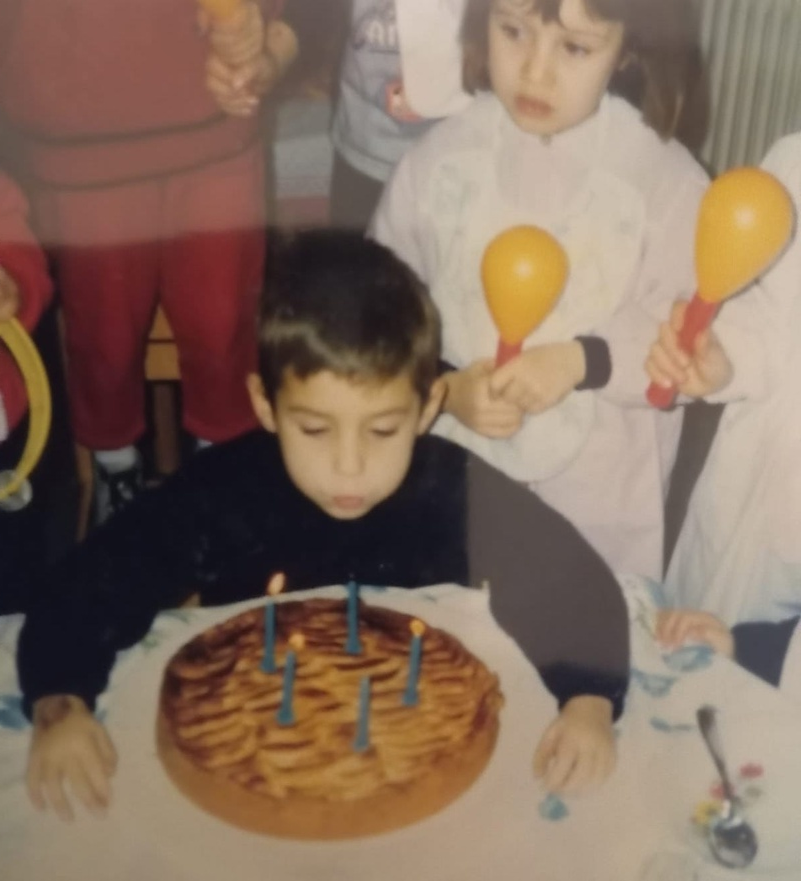
#> input picture exa/childhood-app/etxra luc images/WhatsApp Image 2026-02-19 at 13.20.23 (1).jpeg, 801 x 881 px, shrunk from 1204 x 1324 before the run
$ python -i channels.py   (imports and definitions only)
#> lines starting #> are read from the running program, lines starting #| are printed output that depends on the picture
#> further down, picture is the input picture: shape (881, 801, 3); mean B, G, R 94.8, 110.7, 133.3
# -*- coding: utf-8 -*-

"""
Color Channel Operations
========================

Operations for splitting, extracting, and merging color channels
from images. Essential for machine learning preprocessing and
image analysis tasks.

"""

from __future__ import annotations

from typing import List, Literal, Optional, Tuple, Union

import cv2
import numpy as np
from numpy.typing import NDArray


ChannelName = Literal["red", "green", "blue", "alpha", "r", "g", "b", "a"]


def split_channels(
    image: NDArray[np.uint8],
    color_format: str = "BGR",
) -> Tuple[NDArray[np.uint8], ...]:
    """Split image into individual color channels.

    Separates a color image into its component channels,
    useful for channel-specific processing in ML pipelines.

    Parameters
    ----------
    image : NDArray[np.uint8]
        Input color image (H, W, C).
    color_format : str, optional
        Color format of input: "BGR" (OpenCV default), "RGB".
        Default is "BGR".

    Returns
    -------
    tuple[NDArray[np.uint8], ...]
        Tuple of single-channel images. For RGB/BGR: (R, G, B).
        For RGBA/BGRA: (R, G, B, A).

    Examples
    --------
    >>> import cv2
    >>> img = cv2.imread('image.jpg')
    >>> r, g, b = split_channels(img)
    >>> print(f"Red channel shape: {r.shape}")

    >>> # Display separated channels
    >>> import matplotlib.pyplot as plt
    >>> fig, ax = plt.subplots(1, 3, figsize=(12, 4))
    >>> ax[0].imshow(r, cmap='Reds')
    >>> ax[1].imshow(g, cmap='Greens')
    >>> ax[2].imshow(b, cmap='Blues')
    """
    if image.ndim != 3:
        raise ValueError("Image must have 3 dimensions (H, W, C)")

    channels = cv2.split(image)

    if color_format.upper() in ("BGR", "BGRA"):
        # Convert from BGR to RGB order
        if len(channels) == 3:
            return (channels[2], channels[1], channels[0])
        elif len(channels) == 4:
            return (channels[2], channels[1], channels[0], channels[3])

    return tuple(channels)


# [138 lines left out: functions extract_channel, merge_channels, isolate_channel, not called in this run]


def extract_rgb_arrays(
    image: NDArray[np.uint8],
    color_format: str = "BGR",
) -> Tuple[NDArray[np.uint8], NDArray[np.uint8], NDArray[np.uint8]]:
    """Extract R, G, B as separate colorized images.

    Creates three images where each shows only one color channel
    in its full color representation. Useful for visualization.

    Parameters
    ----------
    image : NDArray[np.uint8]
        Input color image (H, W, C).
    color_format : str, optional
        Color format: "BGR" or "RGB". Default is "BGR".

    Returns
    -------
    tuple[NDArray, NDArray, NDArray]
        (red_image, green_image, blue_image) - Each is (H, W, 3).

    Examples
    --------
    >>> r_img, g_img, b_img = extract_rgb_arrays(img)
    >>> # Display for ML visualization
    >>> plt.subplot(1, 3, 1); plt.imshow(cv2.cvtColor(r_img, cv2.COLOR_BGR2RGB))
    >>> plt.subplot(1, 3, 2); plt.imshow(cv2.cvtColor(g_img, cv2.COLOR_BGR2RGB))
    >>> plt.subplot(1, 3, 3); plt.imshow(cv2.cvtColor(b_img, cv2.COLOR_BGR2RGB))
    """
#> called with color_format = 'BGR'
    r, g, b = split_channels(image, color_format)
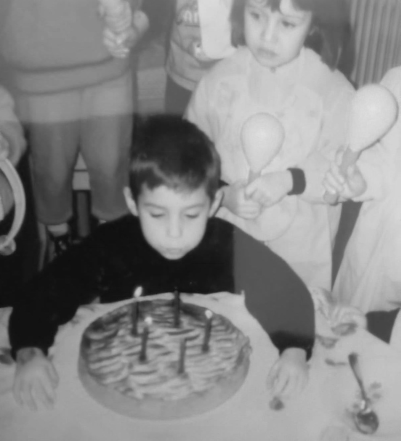
#> r: shape (881, 801) (shown at 1/2 size); min 13, max 228, mean 133.3
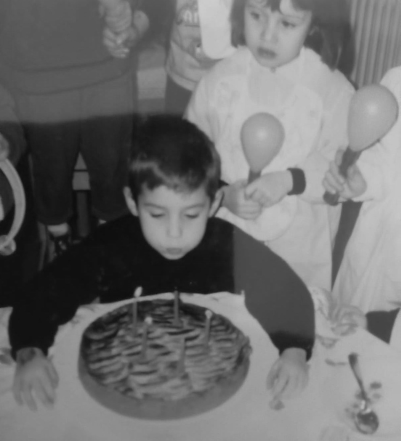
#> g: shape (881, 801) (shown at 1/2 size); min 11, max 205, mean 110.7
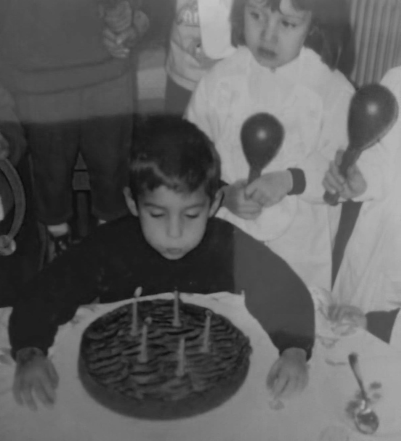
#> b: shape (881, 801) (shown at 1/2 size); min 10, max 196, mean 94.8

    # Create colorized versions
    zeros = np.zeros_like(r)

    if color_format.upper() in ("BGR", "BGRA"):
        red_img = cv2.merge([zeros, zeros, r])
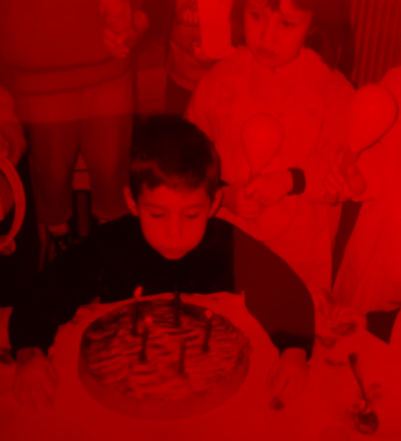
#> red_img: shape (881, 801, 3) (shown at 1/2 size); mean of channels 0, 1, 2 0, 0, 133.3; drawn as B, G, R
        green_img = cv2.merge([zeros, g, zeros])
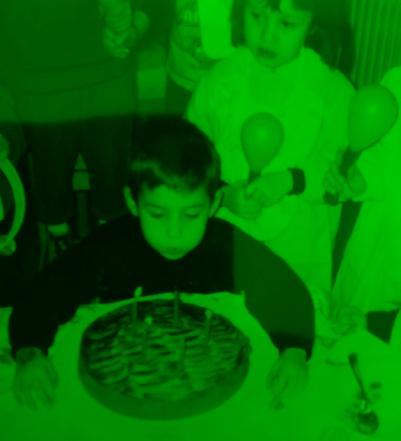
#> green_img: shape (881, 801, 3) (shown at 1/2 size); mean of channels 0, 1, 2 0, 110.7, 0; drawn as B, G, R
        blue_img = cv2.merge([b, zeros, zeros])
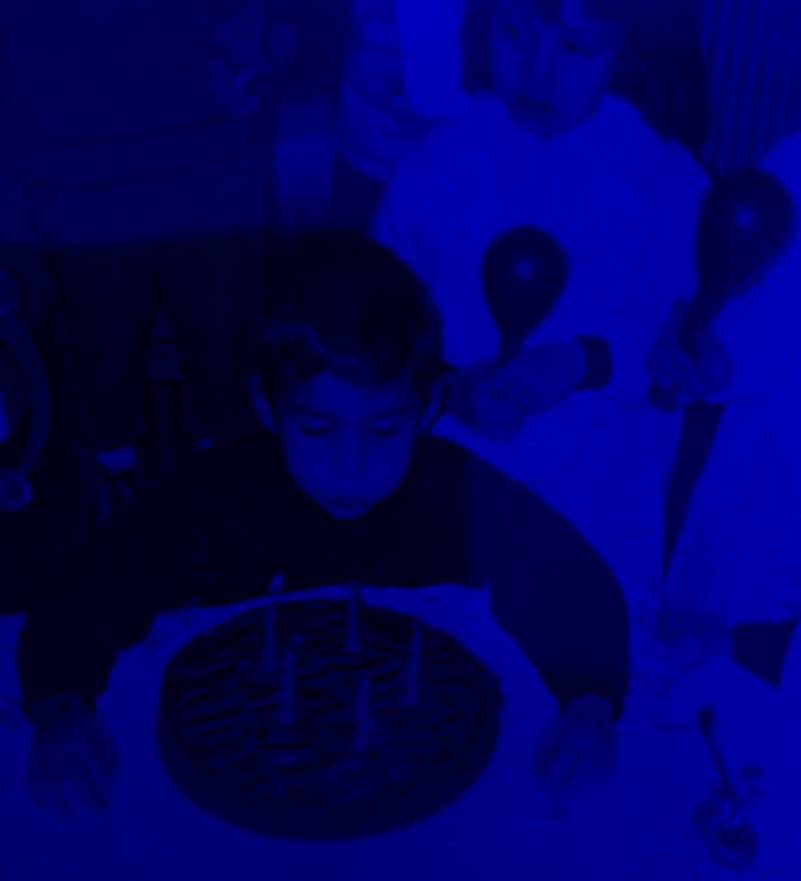
#> blue_img: shape (881, 801, 3); mean of channels 0, 1, 2 94.8, 0, 0; drawn as B, G, R
    else:
        red_img = cv2.merge([r, zeros, zeros])
        green_img = cv2.merge([zeros, g, zeros])
        blue_img = cv2.merge([zeros, zeros, b])

    return red_img, green_img, blue_img


# [61 lines left out: functions swap_channels, channel_to_grayscale_rgb, not called in this run]

>>> import cv2
>>> picture = cv2.imread('../../../../exa/childhood-app/etxra luc images/WhatsApp Image 2026-02-19 at 13.20.23 (1).jpeg')
>>> result = extract_rgb_arrays(picture)

$ run again, on exa/childhood-app/etxra luc images/WhatsApp Image 2026-02-19 at 13.20.25 (1).jpeg
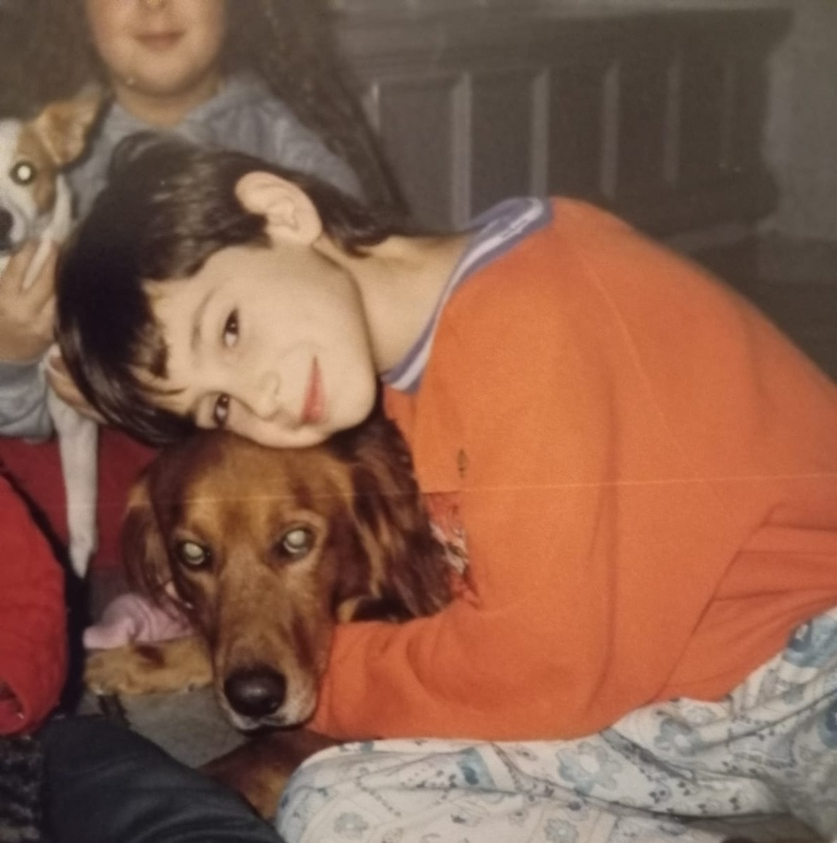
#> input picture exa/childhood-app/etxra luc images/WhatsApp Image 2026-02-19 at 13.20.25 (1).jpeg, 837 x 843 px, shrunk from 1204 x 1214 before the run
#> picture is the input picture: shape (843, 837, 3); mean B, G, R 75, 94.3, 136.1
#> in extract_rgb_arrays, `green_img = cv2.merge([zeros, g, zeros])`:
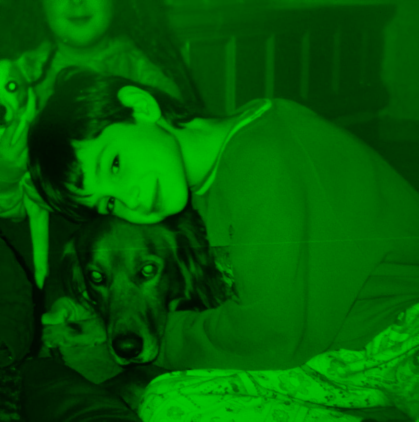
#> green_img: shape (843, 837, 3) (shown at 1/2 size); mean of channels 0, 1, 2 0, 94.3, 0; drawn as B, G, R
#> in extract_rgb_arrays, `blue_img = cv2.merge([b, zeros, zeros])`:
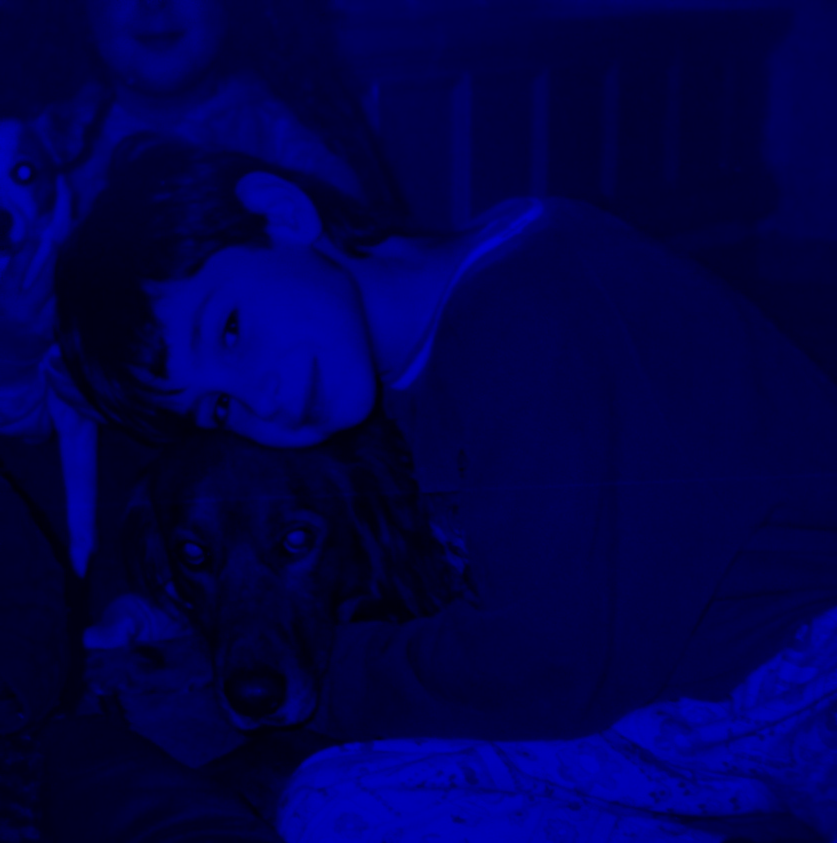
#> blue_img: shape (843, 837, 3); mean of channels 0, 1, 2 75, 0, 0; drawn as B, G, R

$ run again, on exa/childhood-app/etxra luc images/WhatsApp Image 2026-02-19 at 13.20.27 (1).jpeg
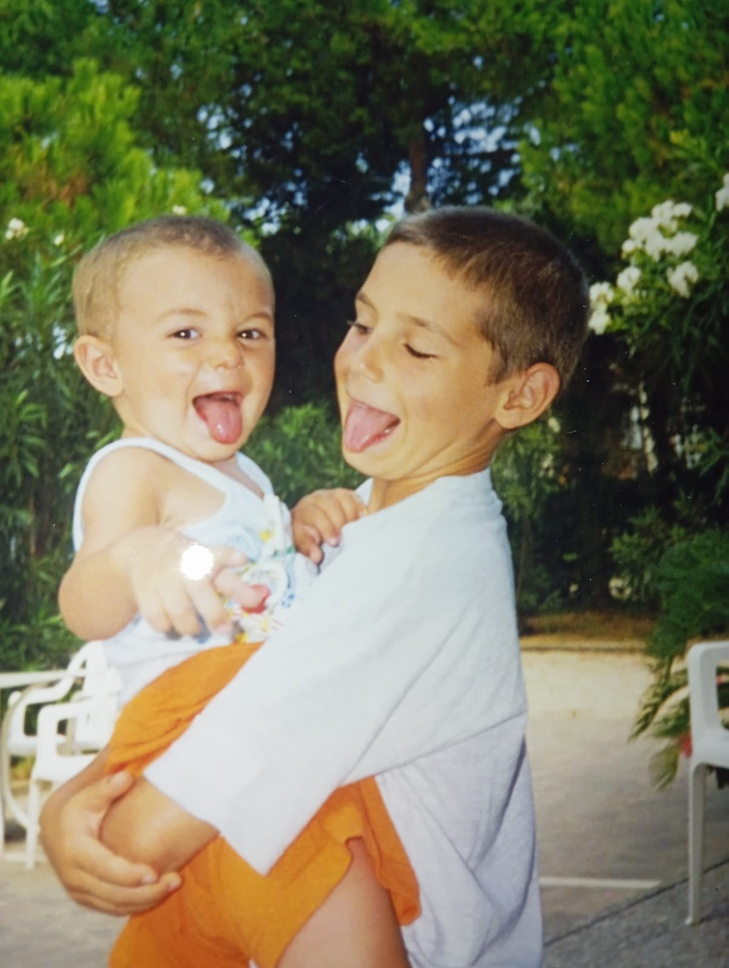
#> input picture exa/childhood-app/etxra luc images/WhatsApp Image 2026-02-19 at 13.20.27 (1).jpeg, 729 x 968 px, shrunk from 1204 x 1600 before the run
#> picture is the input picture: shape (968, 729, 3); mean B, G, R 97.9, 122.8, 125.8
#> in extract_rgb_arrays, `green_img = cv2.merge([zeros, g, zeros])`:
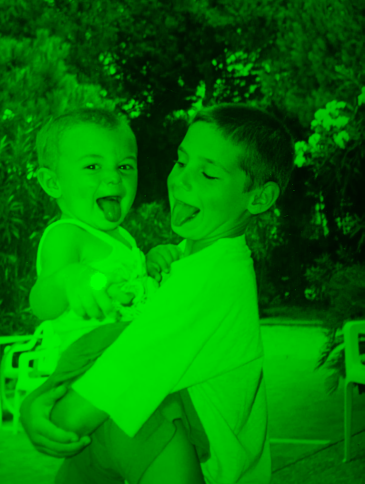
#> green_img: shape (968, 729, 3) (shown at 1/2 size); mean of channels 0, 1, 2 0, 122.8, 0; drawn as B, G, R
#> in extract_rgb_arrays, `blue_img = cv2.merge([b, zeros, zeros])`:
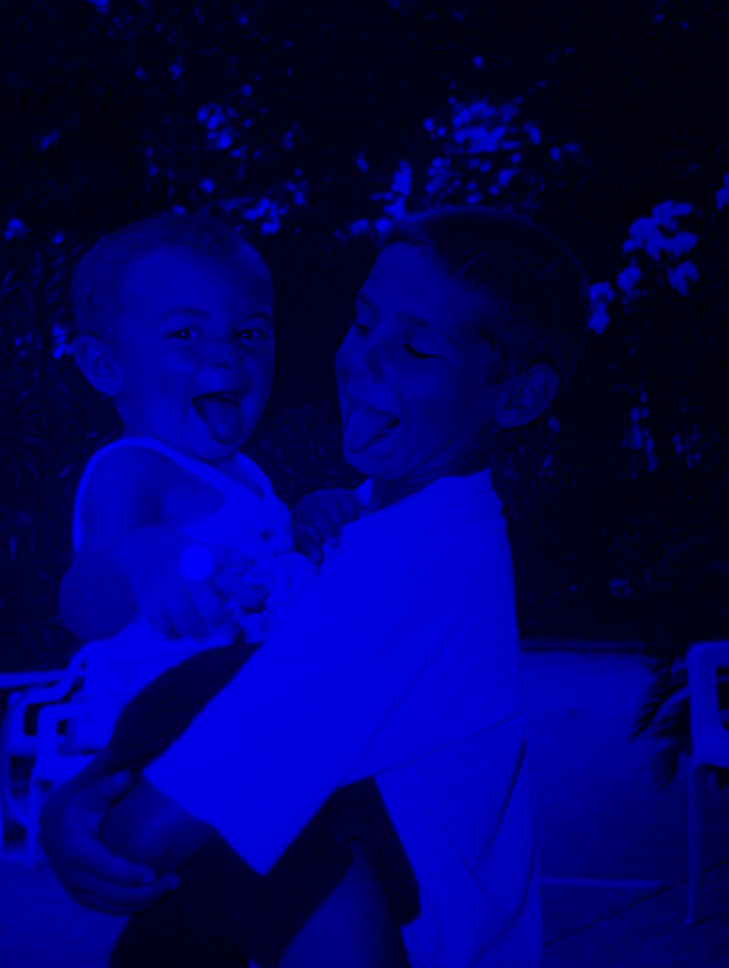
#> blue_img: shape (968, 729, 3); mean of channels 0, 1, 2 97.9, 0, 0; drawn as B, G, R
